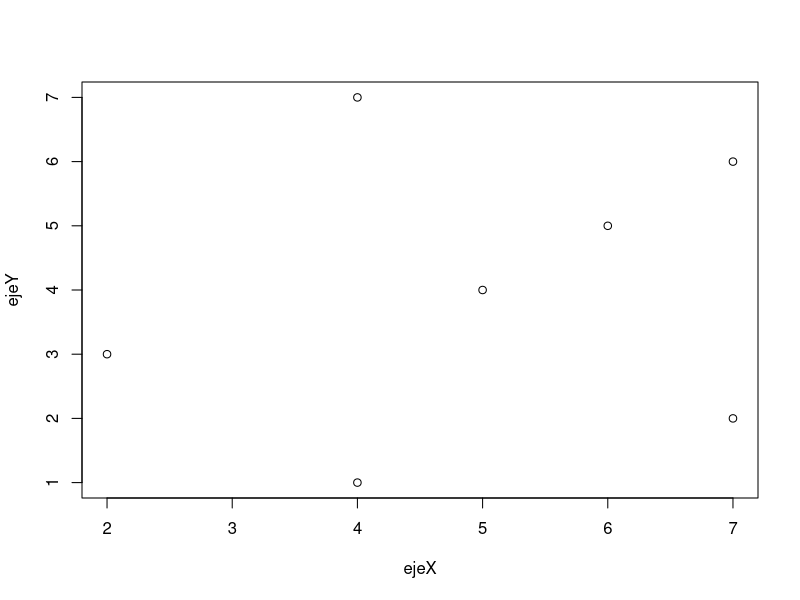
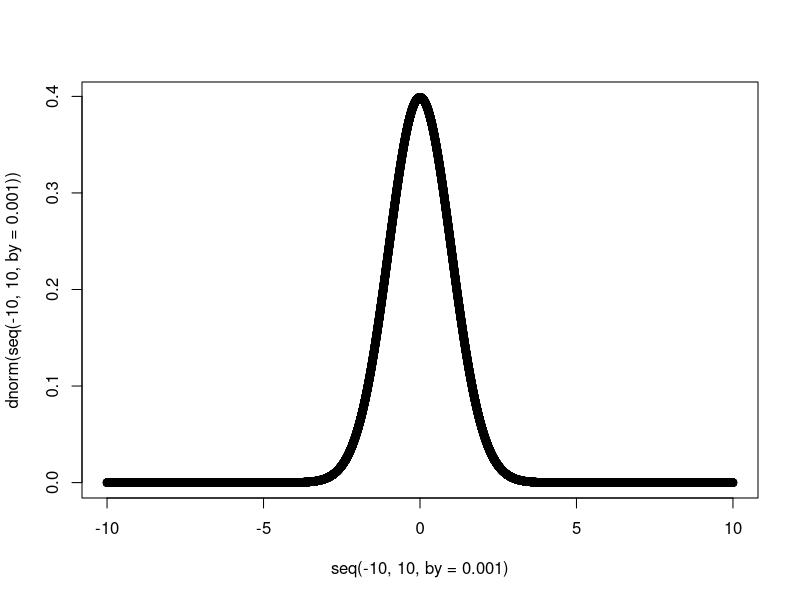

The R source for these figures, in order:
## ---- chunk 1
x<-c(4,7,2,5,6,7,4)
y<-c(1,2,3,4,5,6,7)
plot(x,y,ylab = "ejeY",xlab = "ejeX")
## ---- chunk 2
plot(seq(-10,10,by = 0.001), dnorm(seq(-10,10,by = 0.001)))
